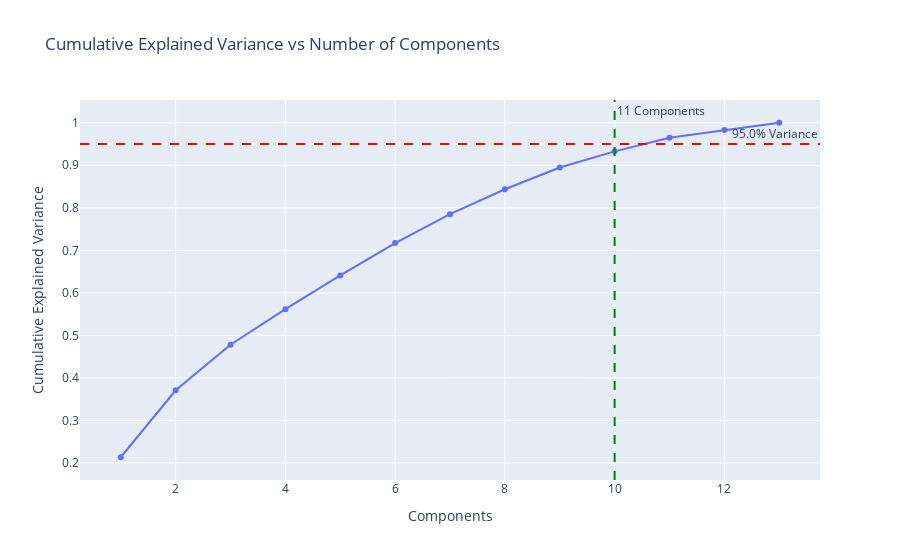

Write notebook code for a chart like this one.
### Code cell
pca_components, explained_variance_ratio = optimal_pca_components(data_train)
print(f"Optimal number of PCA components: {pca_components}")
print(f"Explained variance ratio: {explained_variance_ratio}")

### Figure 1 — Plotly figure (JSON) as saved in the notebook; plotly's stock layout.template omitted (floating-point values rounded to 4 significant figures)
{"data": [{"hovertemplate": "Components=%{x}<br>Cumulative Explained Variance=%{y}<extra></extra>", "legendgroup": "", "line": {"color": "#636efa", "dash": "solid"}, "marker": {"symbol": "circle"}, "mode": "lines+markers", "name": "", "orientation": "v", "showlegend": false, "type": "scatter", "x": [1, 2, 3, 4, 5, 6, 7, 8, 9, 10, 11, 12, 13], "xaxis": "x", "y": [0.2133, 0.3707, 0.478, 0.5616, 0.6408, 0.7171, 0.785, 0.8436, 0.8946, 0.9327, 0.9646, 0.983, 1.0], "yaxis": "y"}], "layout": {"annotations": [{"showarrow": false, "text": "95.0% Variance", "x": 1, "xanchor": "right", "xref": "x domain", "y": 0.95, "yanchor": "bottom", "yref": "y"}, {"showarrow": false, "text": "11 Components", "x": 10, "xanchor": "left", "xref": "x", "y": 1, "yanchor": "top", "yref": "y domain"}], "legend": {"tracegroupgap": 0}, "shapes": [{"line": {"color": "red", "dash": "dash"}, "type": "line", "x0": 0, "x1": 1, "xref": "x domain", "y0": 0.95, "y1": 0.95, "yref": "y"}, {"line": {"color": "green", "dash": "dash"}, "type": "line", "x0": 10, "x1": 10, "xref": "x", "y0": 0, "y1": 1, "yref": "y domain"}], "title": {"text": "Cumulative Explained Variance vs Number of Components"}, "xaxis": {"anchor": "y", "domain": [0, 1], "title": {"text": "Components"}}, "yaxis": {"anchor": "x", "domain": [0, 1], "title": {"text": "Cumulative Explained Variance"}}}}
